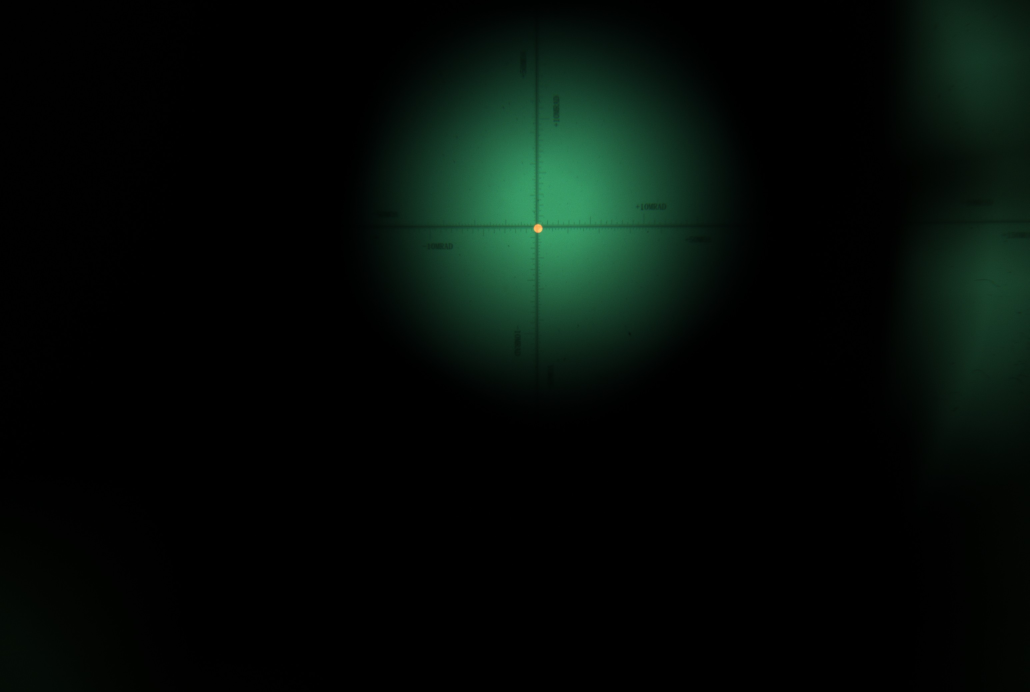
#> input picture tests/test_images/originals/7단계_원점근처.jpg, 3088 x 2076 px (shown at 1/3 size)
$ python -i red_dot_detector.py   (imports and definitions only)
#> lines starting #> are read from the running program, lines starting #| are printed output that depends on the picture
"""레드닷(조준경 조사점) 검출기.

- 순수 빨강이 아니라 호박색(amber)에 가까운 색상 (docs/detection_notes.md 참고).
- 중심 부근에서는 원형에 가깝지만 이동 범위 끝(예: 35MOA 부근)에서는 단순 타원형이 아니라
  "코멧테일"(밝은 머리 + 중심 반대쪽으로 흐려지는 꼬리) 형태로 왜곡될 수 있음 - 레티클과
  반사렌즈 간 거리/발산각이 달라지는 제품 구조상의 광학 특성(실측 영상으로 고객이 확인,
  docs/detection_notes.md 참고). 이진 마스크의 단순 무게중심(모든 픽셀 동일 가중치)은 꼬리
  쪽으로 중심이 쏠리므로, 밝기로 가중치를 준 무게중심을 사용해 밝은 "머리" 부분이 중심 계산을
  지배하도록 한다(_intensity_weighted_centroid).
"""
from __future__ import annotations

from dataclasses import dataclass

import cv2
import numpy as np

from core.config.settings import DetectionSettings


@dataclass
class DetectionResult:
    found: bool
    center_px: tuple[float, float] | None = None
    ellipse: tuple[tuple[float, float], tuple[float, float], float] | None = None  # (center,(w,h),angle)
    # 바운딩박스를 짧은 변 크기의 정사각형들로 나눴을 때 가장 밝은 정사각형 - (center, radius
    # = 정사각형 한 변의 절반). 코멧테일 꼬리를 제외한 실제 원형 LED 광원의 형상을 나타낸다
    # (ellipse는 꼬리까지 포함해 늘어져 보일 수 있음). _fit_head_square() 참고.
    core_circle: tuple[tuple[float, float], float] | None = None
    contour: np.ndarray | None = None
    area_px2: float = 0.0
    # True면 이 결과가 정상 검출 범위(원점 기준 roi_margin_moa) 안이 아니라 전체 프레임
    # 폴백 검색으로 찾은 것 - 조립 상태에 따라 레드닷이 정상 이동 범위 밖에 있을 수 있어,
    # 사용자가 수동 조정으로 원점 쪽으로 가져오는 걸 돕기 위한 화면 표시 전용 결과다.
    # BlobTracker 연속성 추적이나 TravelTestStateMachine 이동량 판정에는 쓰면 안 된다
    # (InspectionViewModel._on_frame 참고, 사용자 요청 2026-09-15).
    out_of_range: bool = False


# [384 lines that did not run here, left out]

>>> import cv2
>>> picture = cv2.imread('../../tests/test_images/originals/7단계_원점근처.jpg', cv2.IMREAD_GRAYSCALE)
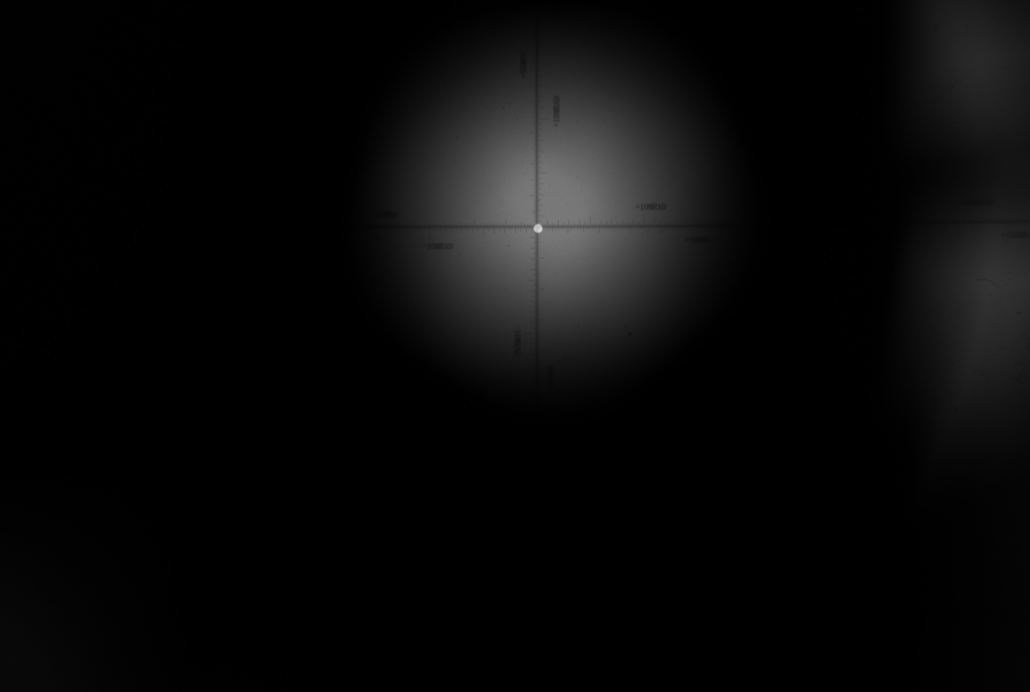
#> picture: shape (2076, 3088) (shown at 1/3 size); min 0, max 221, mean 9.5
#> (the run stopped early here; a loop or call above may not have finished)
